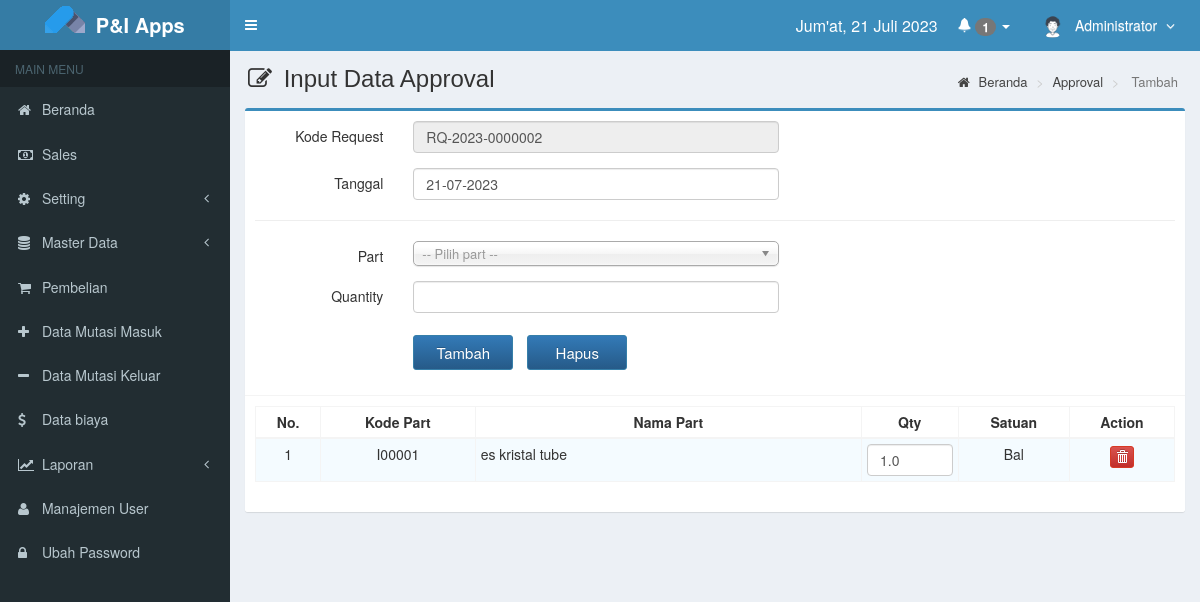
Page /main.php?module=form_approval&form=add&kode=RQ-2023-0000002 (signed in) on the earlier database version.
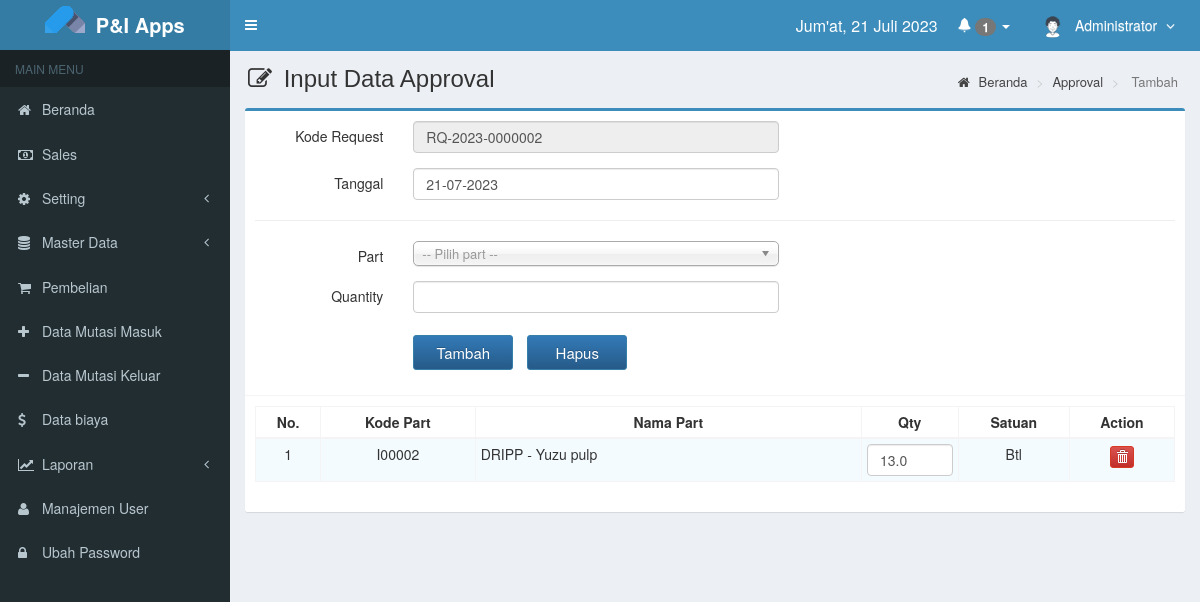
Same page on the later database version.
### tables this page shows
CREATE TABLE `is_part_consump` (
  `id` bigint(20) unsigned NOT NULL AUTO_INCREMENT,
  `kode_request` varchar(30) NOT NULL DEFAULT '',
  `keterangan` varchar(30) NOT NULL DEFAULT '',
  `tanggal` date NOT NULL,
  `kode_item` varchar(6) NOT NULL,
  `nama_item` varchar(60) NOT NULL,
  `satuan` varchar(10) NOT NULL,
  `qty` decimal(10,1) NOT NULL DEFAULT 0.0,
  `group` enum('Kitchen','Bar','Pastry') NOT NULL,
  `created_user` int(3) NOT NULL,
  `created_date` timestamp NOT NULL DEFAULT current_timestamp(),
  `is_approved` enum('-1','0','1') NOT NULL DEFAULT '-1',
  `approved_user` int(3) DEFAULT NULL,
  `approved_date` timestamp NULL DEFAULT NULL,
  PRIMARY KEY (`id`) USING BTREE,
  KEY `FK_is_part_req_is_users` (`created_user`) USING BTREE,
  KEY `Kode_request` (`kode_request`) USING BTREE,
  KEY `FK_is_part_req_is_part` (`kode_item`) USING BTREE,
  CONSTRAINT `is_part_consump_ibfk_1` FOREIGN KEY (`created_user`) REFERENCES `is_users` (`id_user`)
);

CREATE TABLE `is_part` (
  `kode_part` varchar(6) NOT NULL,
  `kode_suplier` varchar(6) DEFAULT NULL,
  `nama_part` varchar(90) NOT NULL,
  `group` varchar(24) NOT NULL DEFAULT '',
  `kategori` varchar(12) NOT NULL DEFAULT '',
  `satuan` varchar(5) NOT NULL,
  `stok` decimal(10,1) NOT NULL DEFAULT 0.0,
  `stok_level` decimal(10,1) NOT NULL,
  `harga` decimal(11,0) NOT NULL,
  `created_user` int(3) DEFAULT 1,
  `created_date` timestamp NOT NULL DEFAULT current_timestamp(),
  `updated_user` int(3) NOT NULL DEFAULT 1,
  `updated_date` timestamp NOT NULL DEFAULT current_timestamp() ON UPDATE current_timestamp(),
  PRIMARY KEY (`kode_part`),
  KEY `created_user` (`created_user`),
  KEY `updated_user` (`updated_user`),
  CONSTRAINT `is_part_ibfk_1` FOREIGN KEY (`created_user`) REFERENCES `is_users` (`id_user`) ON DELETE CASCADE ON UPDATE CASCADE,
  CONSTRAINT `is_part_ibfk_2` FOREIGN KEY (`updated_user`) REFERENCES `is_users` (`id_user`) ON DELETE CASCADE ON UPDATE CASCADE
);

### modules/approval/form.php (the view, shortened to what this page needs)
    <?php
    if(!isset($_GET['kode'])){
        $query_id = mysqli_query($mysqli, "SELECT RIGHT(kode_request,7) as kode FROM is_part_consump
                                        ORDER BY kode_request DESC LIMIT 1")
                                        or die('Ada kesalahan pada query tampil kode_request : '.mysqli_error($mysqli));
      $count = mysqli_num_rows($query_id);
      if ($count > 0) {
          $data_id = mysqli_fetch_assoc($query_id);
          $kode    = $data_id['kode']+1;
      } else {
          $kode = 1;
      }
      $tahun          = date("Y");
      $buat_id        = str_pad($kode, 7, "0", STR_PAD_LEFT);
      $kode_transaksi = "RQ-$tahun-$buat_id";
  }
  else{
      $kode_transaksi = $_GET['kode'];
  }
  ?>
<?php
if ($_GET['form']=='add') { ?>
  <section class="content-header">
    <h1>
      <i class="fa fa-edit icon-title"></i> Input Data Approval
    </h1>
    <ol class="breadcrumb">
      <li><a href="?module=beranda"><i class="fa fa-home"></i> Beranda </a></li>
      <li><a href="?module=approval"> Approval </a></li>
      <li class="active"> Tambah </li>
    </ol>
  </section>
  <section class="content">
    <div class="row">
      <div class="col-md-12">
        <div class="box box-primary">
          <form role="form" class="form-horizontal" name="formPartKeluar" id="formPartKeluar">
            <div class="box-body">
              <div class="form-group">
                <label class="col-sm-2 control-label">Kode Request</label>
                <div class="col-sm-5">
                  <input type="text" class="form-control" name="kode_request" value="<?php echo $kode_transaksi; ?>" readonly required>
                </div>
              </div>
              <div class="form-group">
                <label class="col-sm-2 control-label">Tanggal</label>
                <div class="col-sm-5">
                  <input type="text" class="form-control date-picker" data-date-format="dd-mm-yyyy" name="tanggal_transaksi" autocomplete="off" value="<?php echo date("d-m-Y"); ?>" required>
                </div>
              </div>
              <hr>
              <div class="form-group">
                <label class="col-sm-2 control-label">Part</label>
                <div class="col-sm-5">
                </div>
              </div>
              <div class="form-group">
                <label class="col-sm-2 control-label">Quantity</label>
                <div class="col-sm-5">
                  <input type="text" class="form-control" id="qty" name="qty" autocomplete="off" onKeyPress="return goodchars(event,'-0123456789',this)" onkeyup="hitung_total_stok(this)&cek_qty(this)">
                </div>
              </div>
              <div class="form-group">
                <div class="col-sm-offset-2 col-sm-10">
				  <input type="button" class="btn btn-primary btn-submit" value="Tambah" id="btnTambah" name="btnTambah" onClick="addRow()">
				  <input type="button" class="btn btn-primary btn-reset" value="Hapus" onClick="removeRow()">
                </div>
              </div>
            </div>
			<div class="box-footer">
				<table id="table-temp1" class="table table-bordered table-striped table-hover table-condensed">
				<thead>
					<tr>
						<th class="center">No.</th>
						<th class="center">Kode Part</th>
						<th class="center">Nama Part</th>
						<th class="center">Qty</th>
						<th class="center">Satuan</th>
						<th class="center">Action</th>
					</tr>
				</thead>
				<tbody>
				<?php
				$no = 1;
				$query = mysqli_query($mysqli, "SELECT a.id, a.kode_item, b.nama_part AS nama_item, a.qty, b.satuan
												FROM is_part_consump a LEFT OUTER JOIN is_part b ON a.kode_item=b.kode_part WHERE a.kode_request='$kode_transaksi' ORDER BY a.id ASC")
												or die('Ada kesalahan pada query tampil Data Part Keluar: '.mysqli_error($mysqli));
				while ($data = mysqli_fetch_assoc($query)) {
					echo "<tr>
						<td width='20' class='center'>$no</td>
						<td width='80' class='center'>$data[kode_item]</td>
						<td width='200'>$data[nama_item]</td>
						<td width='50' align='right'><input type='number' value='$data[qty]' class='form-control' onchange=\"updateRow($data[id], this.value)\"></td>
						<td width='50' class='center'>$data[satuan]</td>
						<td class='center' width='30'><a class='btn btn-danger btn-xs' onclick='removeRow($data[id])'><i class='glyphicon glyphicon-trash'></i></a>
							</a>
						</td>
						</tr>";
					$no++;
				}
				?>
				</tbody>
				</table>
			</div>
          </form>
        </div>
      </div>
    </div>
  </section>
<?php
}
?>

Differences in the rows shown:
removed is_part_consump: kode_item "I00001", is_part.nama_part "es kristal tube", qty "1.0", is_part.satuan "Bal"
added is_part_consump: kode_item "I00002", is_part.nama_part "DRIPP - Yuzu pulp", qty "13.0", is_part.satuan "Btl"
